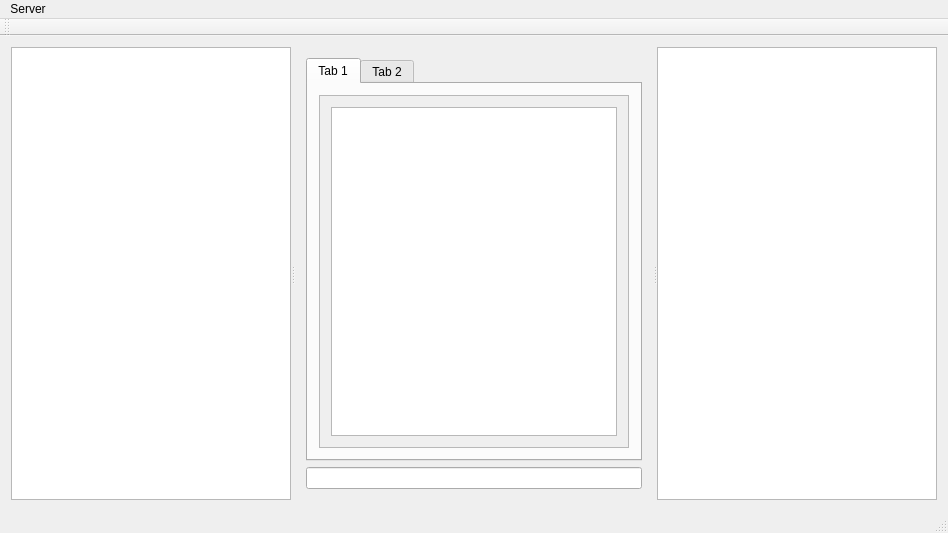
<?xml version="1.0" encoding="UTF-8"?>
<ui version="4.0">
 <class>MainWindow</class>
 <widget class="QMainWindow" name="MainWindow">
  <property name="geometry">
   <rect>
    <x>0</x>
    <y>0</y>
    <width>948</width>
    <height>533</height>
   </rect>
  </property>
  <property name="windowTitle">
   <string>shyRC</string>
  </property>
  <widget class="QWidget" name="centralWidget">
   <layout class="QVBoxLayout" name="verticalLayout_2">
    <item>
     <widget class="QSplitter" name="splitter">
      <property name="orientation">
       <enum>Qt::Horizontal</enum>
      </property>
      <widget class="QTreeView" name="treeView">
       <property name="sizePolicy">
        <sizepolicy hsizetype="Expanding" vsizetype="Expanding">
         <horstretch>0</horstretch>
         <verstretch>0</verstretch>
        </sizepolicy>
       </property>
       <property name="maximumSize">
        <size>
         <width>16777215</width>
         <height>16777215</height>
        </size>
       </property>
       <property name="baseSize">
        <size>
         <width>0</width>
         <height>0</height>
        </size>
       </property>
      </widget>
      <widget class="QWidget" name="layoutWidget">
       <layout class="QVBoxLayout" name="verticalLayout" stretch="0,0">
        <property name="sizeConstraint">
         <enum>QLayout::SetDefaultConstraint</enum>
        </property>
        <item>
         <widget class="QTabWidget" name="tabWidget">
          <property name="sizePolicy">
           <sizepolicy hsizetype="Expanding" vsizetype="Expanding">
            <horstretch>0</horstretch>
            <verstretch>0</verstretch>
           </sizepolicy>
          </property>
          <property name="baseSize">
           <size>
            <width>0</width>
            <height>0</height>
           </size>
          </property>
          <property name="currentIndex">
           <number>0</number>
          </property>
          <widget class="QWidget" name="tab">
           <attribute name="title">
            <string>Tab 1</string>
           </attribute>
           <layout class="QVBoxLayout" name="verticalLayout_3">
            <item>
             <widget class="QScrollArea" name="scrollArea">
              <property name="widgetResizable">
               <bool>true</bool>
              </property>
              <widget class="QWidget" name="scrollAreaWidgetContents_2">
               <property name="geometry">
                <rect>
                 <x>0</x>
                 <y>0</y>
                 <width>314</width>
                 <height>359</height>
                </rect>
               </property>
               <layout class="QVBoxLayout" name="verticalLayout_4">
                <item>
                 <widget class="QTextEdit" name="txt_channel_msg"/>
                </item>
               </layout>
              </widget>
             </widget>
            </item>
           </layout>
          </widget>
          <widget class="QWidget" name="tab_2">
           <attribute name="title">
            <string>Tab 2</string>
           </attribute>
          </widget>
         </widget>
        </item>
        <item>
         <widget class="QLineEdit" name="lineEdit">
          <property name="sizePolicy">
           <sizepolicy hsizetype="Expanding" vsizetype="Fixed">
            <horstretch>0</horstretch>
            <verstretch>0</verstretch>
           </sizepolicy>
          </property>
          <property name="baseSize">
           <size>
            <width>800</width>
            <height>0</height>
           </size>
          </property>
         </widget>
        </item>
       </layout>
      </widget>
      <widget class="QListView" name="listView">
       <property name="sizePolicy">
        <sizepolicy hsizetype="Expanding" vsizetype="Expanding">
         <horstretch>0</horstretch>
         <verstretch>0</verstretch>
        </sizepolicy>
       </property>
       <property name="maximumSize">
        <size>
         <width>16777215</width>
         <height>16777215</height>
        </size>
       </property>
       <property name="baseSize">
        <size>
         <width>0</width>
         <height>0</height>
        </size>
       </property>
      </widget>
     </widget>
    </item>
   </layout>
  </widget>
  <widget class="QMenuBar" name="menuBar">
   <property name="geometry">
    <rect>
     <x>0</x>
     <y>0</y>
     <width>948</width>
     <height>26</height>
    </rect>
   </property>
   <widget class="QMenu" name="menuServer">
    <property name="title">
     <string>Server</string>
    </property>
    <addaction name="actionConnect"/>
    <addaction name="actionDisconnect"/>
   </widget>
   <addaction name="menuServer"/>
  </widget>
  <widget class="QToolBar" name="mainToolBar">
   <attribute name="toolBarArea">
    <enum>TopToolBarArea</enum>
   </attribute>
   <attribute name="toolBarBreak">
    <bool>false</bool>
   </attribute>
  </widget>
  <widget class="QStatusBar" name="statusBar"/>
  <action name="actionConnect">
   <property name="text">
    <string>Connect...</string>
   </property>
  </action>
  <action name="actionDisconnect">
   <property name="enabled">
    <bool>false</bool>
   </property>
   <property name="text">
    <string>Disconnect...</string>
   </property>
  </action>
 </widget>
 <layoutdefault spacing="6" margin="11"/>
 <resources/>
 <connections/>
</ui>
